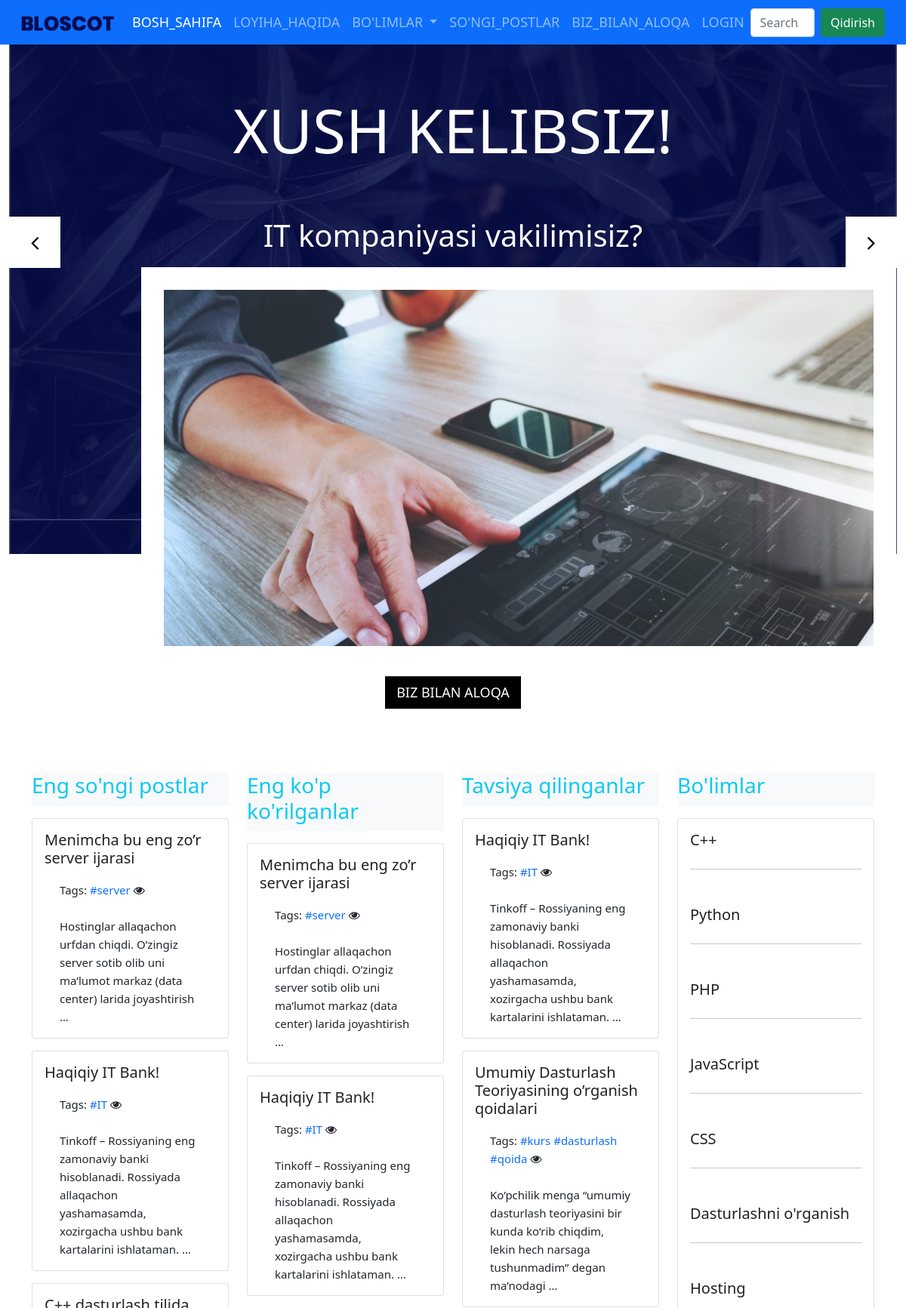
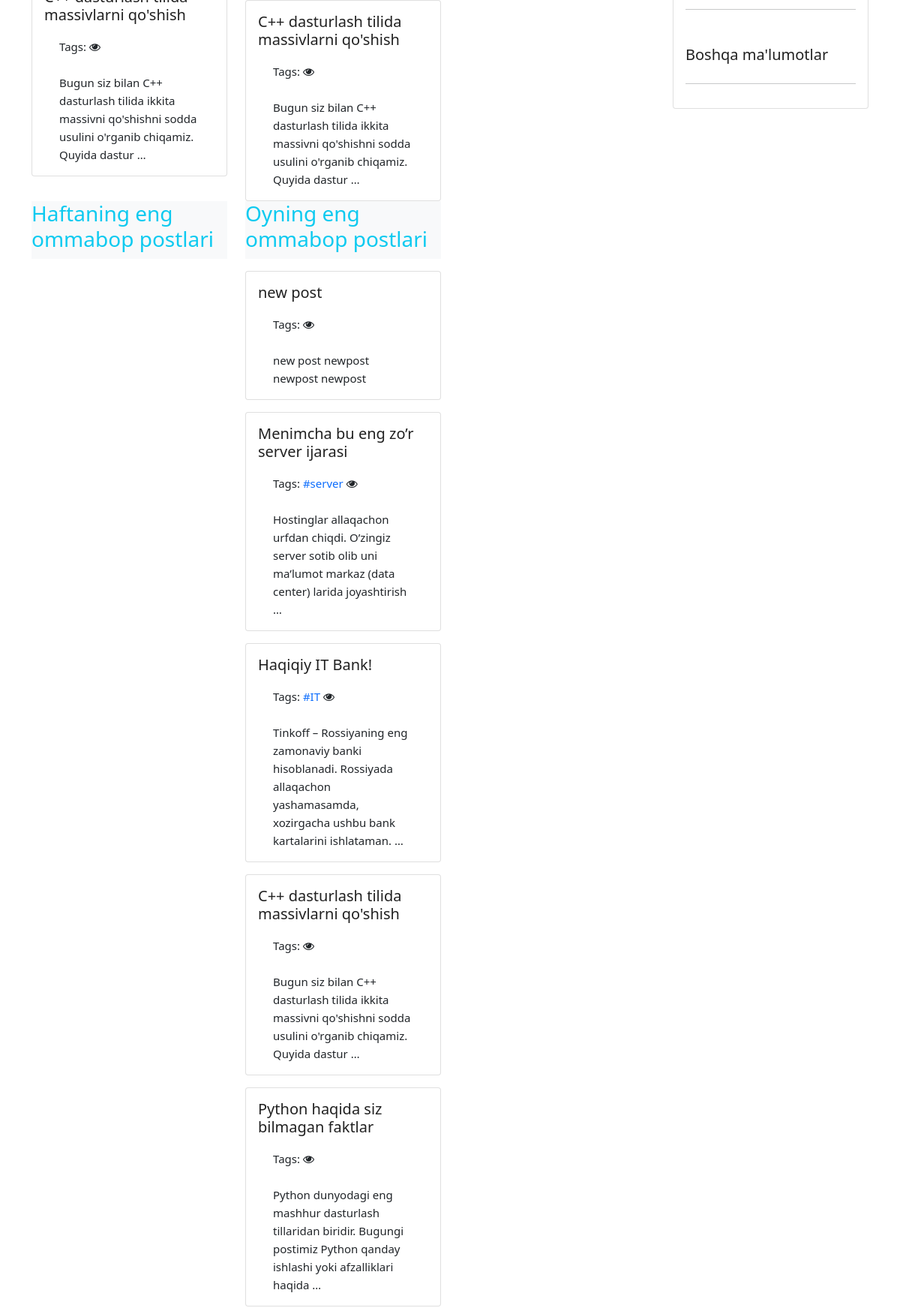
The app's page /posts/home/ (upper part) with its own data (2 pictures, top to bottom).
### posts/models.py (models this page shows, shortened)
class Posts(models.Model):
    class Status(models.TextChoices):
        Draft = "DF", "Draft"
        Published = "PB", "Published"
    title = models.CharField(max_length=100)
    author = models.ForeignKey(CustomUser, on_delete=models.CASCADE)
    text = models.TextField()
    image = models.ImageField(upload_to='posts/images/')
    category = models.ForeignKey(Category,
                                 on_delete=models.CASCADE
                                 )
    published_at = models.DateTimeField(default=timezone.now)
    created_at = models.DateTimeField(auto_now_add=True)
    updated_at = models.DateTimeField(auto_now=True)
    status = models.CharField(
                                max_length=2,
                                choices=Status.choices,
                                default=Status.Draft,
                              )
    recommended = models.BooleanField(default=False)
    tags = TaggableManager()
    objects = models.Manager()
    published = PublishedManager()
    class Meta:
        ordering = ["-published_at"]
    @property
    def get_hit_count(self):
        return HitCount.objects.filter(post=self).count()

class Category(models.Model):
    name = models.CharField(max_length=200)

### posts/views.py (the view)
# urls.py: path('home/', HomePageView.as_view(), name='home_page'),
class HomePageView(ListView):
    model = Posts
    template_name = 'blog/index.html'
    context_object_name = 'posts'
    def get_context_data(self, *, object_list=None, **kwargs):
        context = super().get_context_data(**kwargs)
        context['categories'] = Category.objects.all()
        context['recent_posts'] = Posts.published.all().order_by("-published_at")[:3]
        context['most_viewed'] = sorted(Posts.published.all(), key=lambda a: a.get_hit_count, reverse=True)[:3]
        context['recommended'] = Posts.published.all().filter(recommended=True)[:3]
        last_week_posts = Posts.objects.filter(published_at__gte=timezone.now()-timezone.timedelta(days=7))
        last_month_posts = Posts.objects.filter(published_at__gte=timezone.now()-timezone.timedelta(days=30))
        context['popular_posts_week'] = sorted(last_week_posts, key=lambda a: a.get_hit_count, reverse=True)[:3]
        context['popular_posts_month'] = sorted(last_month_posts, key=lambda a: a.get_hit_count, reverse=True)[:6]
        return context

### posts/context_processor.py (called while the page is built)
def category(request):
    categories = Category.objects.all()
    context = {
        'categories': categories
    }
    return context

def post_tags(request):
    posts = Posts.published.prefetch_related('tags').all()
    tags = Tag.objects.all()
    context = {
        'posts': posts,
        'tags': tags
    }
    return context

### posts/models.py (called while the page is built)
    def get_queryset(self):
        return super().get_queryset().filter(status=Posts.Status.Published)

### templates/blog/index.html (shortened to what this page needs)
{% extends 'blog/base.html' %}
{% load static %}
{% load hitcount_tags %}
{% block banner %}
   <div class="container-fluid clearfix">
      <div class="banner_section layout_padding">
         <h1 class="banner_taital">Xush kelibsiz!</h1>
         <div id="my_slider" class="carousel slide" data-ride="carousel">
            <div class="carousel-inner">
               <div class="carousel-item active">
                  <div class="image_main">
                     <div class="container">
                        <h1 class="text-white text-center">IT kompaniyasi vakilimisiz?</h1>
                        <img src="{% static 'images/kompany.jpg' %}" class="image-1">
                        <div class="contact_bt mt-0"><a href="{% url 'contact_page' %}">Biz bilan aloqa</a></div>
                     </div>
                  </div>
               </div>
            </div>
            <a class="carousel-control-prev" href="#my_slider" role="button" data-slide="prev">
            <i class="fa fa-angle-left"></i>
            </a>
            <a class="carousel-control-next" href="#my_slider" role="button" data-slide="next">
            <i class="fa fa-angle-right"></i>
            </a>
         </div>
      </div>
   </div>
{% endblock %}
{% block content %}
         <div class="row">
            <div class="col-lg-3 col-sm-6">
               <h3 class="text-info bg-light">Eng so'ngi postlar</h3>
               {% for post in recent_posts %}
                  <div class="card mt-3">
                     <div class="card-body">
                        <h5 class="card-title"><a href="{% url 'post_detail' post.id %}">{{ post.title }}</a></h5>
                       <p class="card-text">
                          Tags:
                          {% for tag in post.tags.all %}
                              <a href="{% url 'tagged' tag.slug %}">#{{tag}}</a>
                           {% endfor %}
                          <i class="fa fa-eye" aria-hidden="true"></i> <strong>{% get_hit_count for post %}</strong> <br> <br>
                          {{ post.text | truncatewords:15 }}
                       </p>
                     </div>
                   </div>
               {% endfor %}
            </div>
            <div class="col-lg-3 col-sm-6">
               <h3 class="text-info bg-light">Eng ko'p ko'rilganlar</h3>
               {% for post in most_viewed %}
                  <div class="card mt-3">
                     <div class="card-body">
                        <h5 class="card-title"><a href="{% url 'post_detail' post.id %}">{{ post.title }}</a></h5>
                       <p class="card-text">
                          Tags:
                          {% for tag in post.tags.all %}
                              <a href="{% url 'tagged' tag.slug %}">#{{tag}}</a>
                           {% endfor %}
                          <i class="fa fa-eye" aria-hidden="true"></i> <strong>{% get_hit_count for post %}</strong> <br> <br>
                          {{ post.text | truncatewords:15 }}
                       </p>
                     </div>
                   </div>
               {% endfor %}
            </div>
            <div class="col-lg-3 col-sm-6">
               <h3 class="text-info bg-light">Tavsiya qilinganlar</h3>
               {% for post in recommended %}
                  <div class="card mt-3">
                     <div class="card-body">
                        <h5 class="card-title"><a href="{% url 'post_detail' post.id %}">{{ post.title }}</a></h5>
                       <p class="card-text">
                          Tags:
                          {% for tag in post.tags.all %}
                              <a href="{% url 'tagged' tag.slug %}">#{{tag}}</a>
                           {% endfor %}
                          <i class="fa fa-eye" aria-hidden="true"></i> <strong>{% get_hit_count for post %}</strong> <br> <br>
                          {{ post.text | truncatewords:15 }}
                       </p>
                     </div>
                   </div>
               {% endfor %}
            </div>
            <div class="col-lg-3 col-sm-6">
               <h3 class="text-info bg-light">Bo'limlar</h3>
               <div class="card mt-3">
                  {% for category in categories %}
                     <div class="card-body">
                        <h5 class="card-text"><a href="#">{{ category.name }}</a></h5>
                        <hr>
                     </div>
                  {% endfor %}
                </div>
            </div>
            <div class="col-lg-3 col-sm-6">
               <h3 class="text-info bg-light">Haftaning eng ommabop postlari</h3>
            </div>
            <div class="col-lg-3 col-sm-6">
               <h3 class="text-info bg-light">Oyning eng ommabop postlari</h3>
               {% for post in popular_posts_month %}
                  <div class="card mt-3">
                     <div class="card-body">
                        <h5 class="card-title"><a href="{% url 'post_detail' post.id %}">{{ post.title }}</a></h5>
                       <p class="card-text">
                          Tags:
                          {% for tag in post.tags.all %}
                              <a href="{% url 'tagged' tag.slug %}">#{{tag}}</a>
                           {% endfor %}
                          <i class="fa fa-eye" aria-hidden="true"></i> <strong>{% get_hit_count for post %}</strong> <br> <br>
                          {{ post.text | truncatewords:15 }}
                       </p>
                     </div>
                   </div>
               {% endfor %}
            </div>
         </div>
{% endblock %}

### static/css/style.css (style rules this page uses)
* { box-sizing: border-box !important; transition: ease all 0.5s; }
html { scroll-behavior: smooth; }
body { color: #666666; font-size: 14px; font-family: Poppins; line-height: 1.80857; font-weight: normal; overflow-x: hidden; }
a { color: #1f1f1f; text-decoration: none !important; outline: none !important; -webkit-transition: all .3s ease-in-out; -moz-transition: all .3s ease-in-out; -ms-transition: all .3s ease-in-out; -o-transition: all .3s ease-in-out; transition: all .3s ease-in-out; }
h1, h2, h3, h4, h5, h6 { letter-spacing: 0; font-weight: normal; position: relative; padding: 0 0 10px 0; font-weight: normal; line-height: normal; color: #111111; margin: 0 }
h1 { font-size: 24px }
h3 { font-size: 18px }
h5 { font-size: 14px }
*, *::after, *::before { -webkit-box-sizing: border-box; -moz-box-sizing: border-box; box-sizing: border-box; }
h1 a, h2 a, h3 a, h4 a, h5 a, h6 a { color: #212121; text-decoration: none!important; opacity: 1 }
p { margin: 20px; font-weight: 300; font-size: 15px; line-height: 24px; }
a { color: #222222; text-decoration: none; outline: none !important; }
a, .btn { text-decoration: none !important; outline: none !important; -webkit-transition: all .3s ease-in-out; -moz-transition: all .3s ease-in-out; -ms-transition: all .3s ease-in-out; -o-transition: all .3s ease-in-out; transition: all .3s ease-in-out; }
img { max-width: 100%; height: auto; }
.layout_padding { padding-top: 90px; padding-bottom: 0px; }
.bg-light { background-color: transparent!important; }
.banner_section { width: 100%; float: left; background-image: url(../images/banner-img.png); height: 700px; background-size: 100%; margin-top: 10px; margin-bottom: 200px; }
.banner_taital { width: 100%; float: left; font-size: 80px; color: #fdfdfe; text-align: center; text-transform: uppercase; }
.image_main { width: 100%; float: left; padding-top: 50px; }
.image-1 { width: 1000px; margin-left: 145px; border: 30px solid #ffffff; }
.contact_bt { width: 180px; margin: 0 auto; text-align: center; }
.contact_bt a { width: 100%; float: left; font-size: 18px; color: #ffffff; text-align: center; background-color: #000; text-transform: uppercase; padding: 8px 5px; margin-top: 10px; }
#my_slider a.carousel-control-next { position: absolute; right: 0px; top: 20%; }
#my_slider a.carousel-control-prev { position: absolute; left: 0px; top: 20%; background-color: #ffffff; }
#my_slider .carousel-control-prev, #my_slider .carousel-control-next { width: 68px; height: 68px; background: #ffffff; opacity: 1; font-size: 30px; color: #000; }

### records on screen
Posts: title "Menimcha bu eng zo’r server ijarasi", text "Hostinglar allaqachon urfdan chiqdi. O’zingiz server sotib olib uni ma’lumot markaz (data center) larida joyashtirish …"
Tag: name "server"
Posts: title "Haqiqiy IT Bank!", text "Tinkoff – Rossiyaning eng zamonaviy banki hisoblanadi. Rossiyada allaqachon yashamasamda, xozirgacha ushbu bank kartalarini ishlataman. …"
Tag: name "IT"
Posts: title "C++ dasturlash tilida massivlarni qo'shish", text "Bugun siz bilan C++ dasturlash tilida ikkita massivni qo'shishni sodda usulini o'rganib chiqamiz. Quyida dastur …"
Posts: title "Umumiy Dasturlash Teoriyasining o’rganish qoidalari", text "Ko’pchilik menga “umumiy dasturlash teoriyasini bir kunda ko’rib chiqdim, lekin hech narsaga tushunmadim” degan ma’nodagi …"
Tag: name "kurs"
Tag: name "dasturlash"
Tag: name "qoida"
Category: name "C++"
Category: name "Python"
Category: name "PHP"
Category: name "JavaScript"
Category: name "CSS"
Category: name "Dasturlashni o'rganish"
Category: name "Hosting"
Category: name "Boshqa ma'lumotlar"
Posts: title "new post", text "new post newpost newpost newpost"
Posts: title "Python haqida siz bilmagan faktlar", text "Python dunyodagi eng mashhur dasturlash tillaridan biridir. Bugungi postimiz Python qanday ishlashi yoki afzalliklari haqida …"
